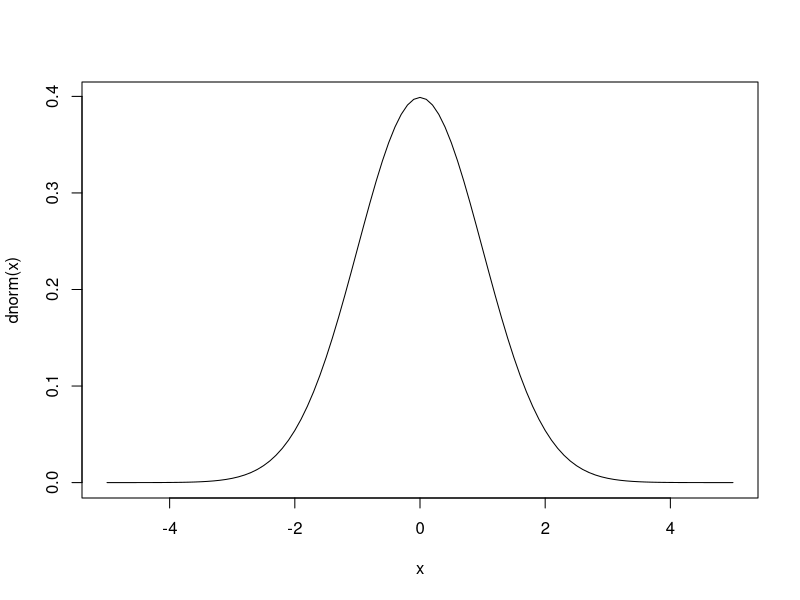
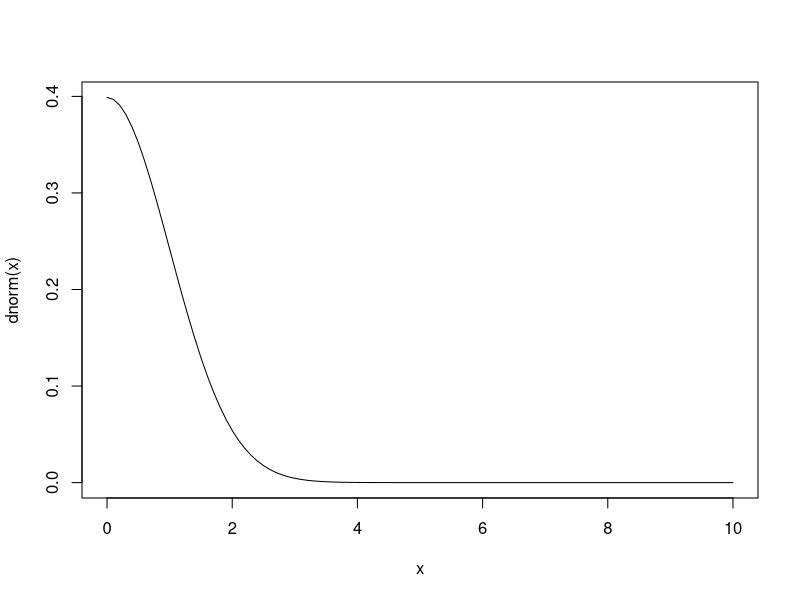
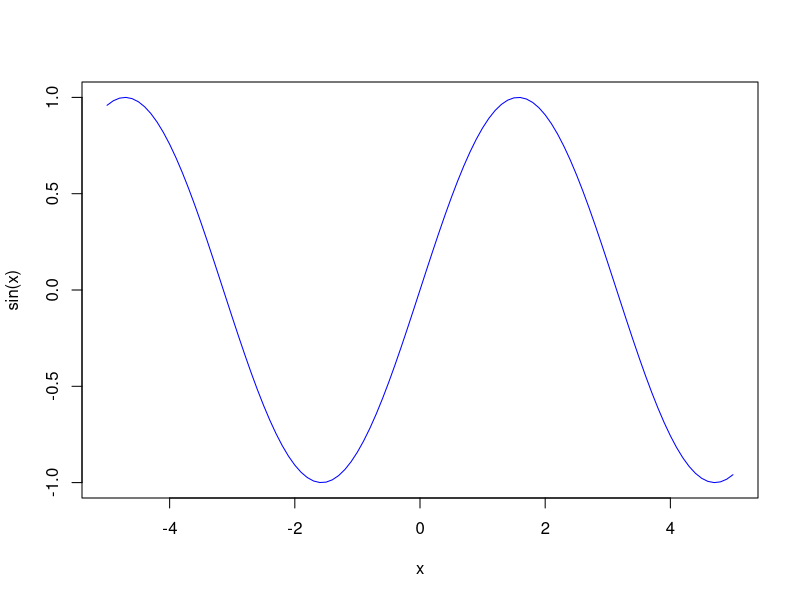
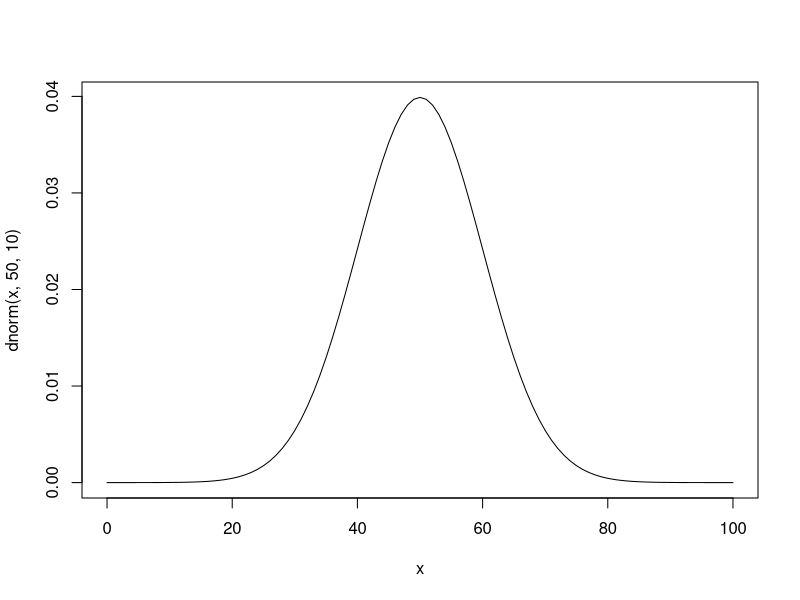
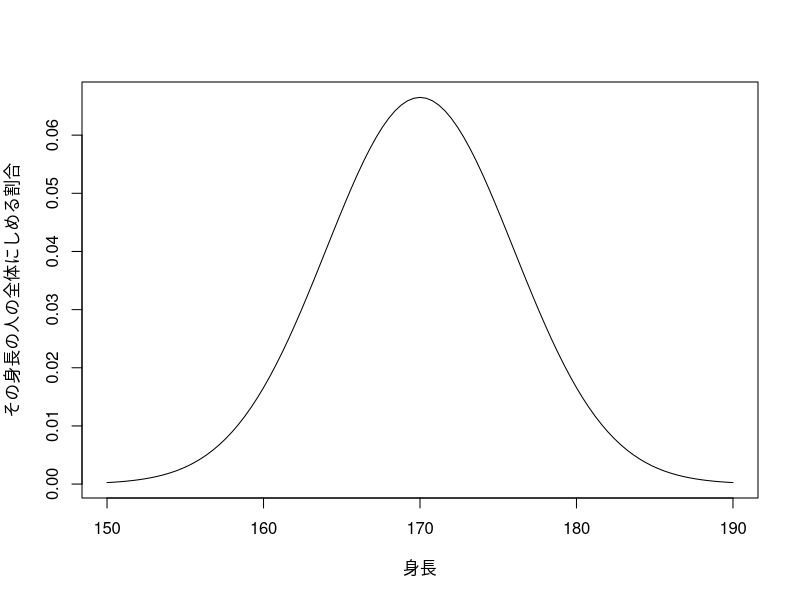
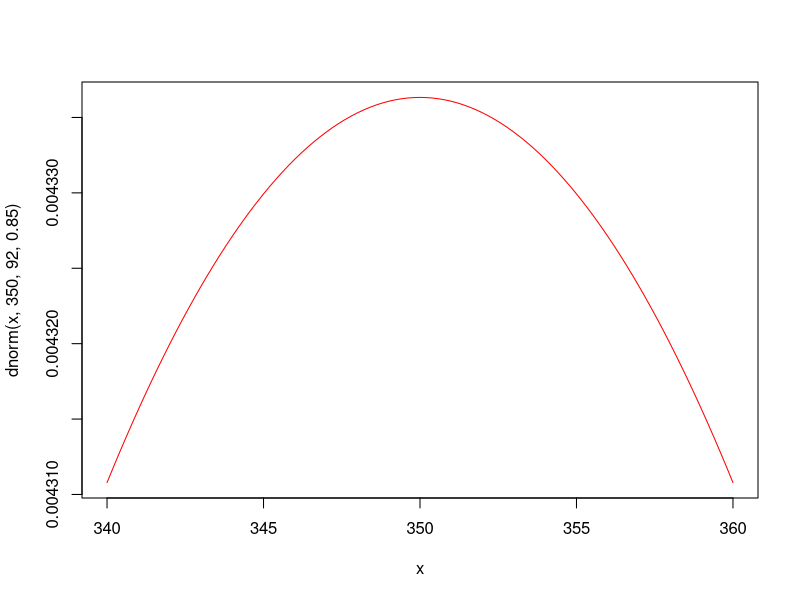
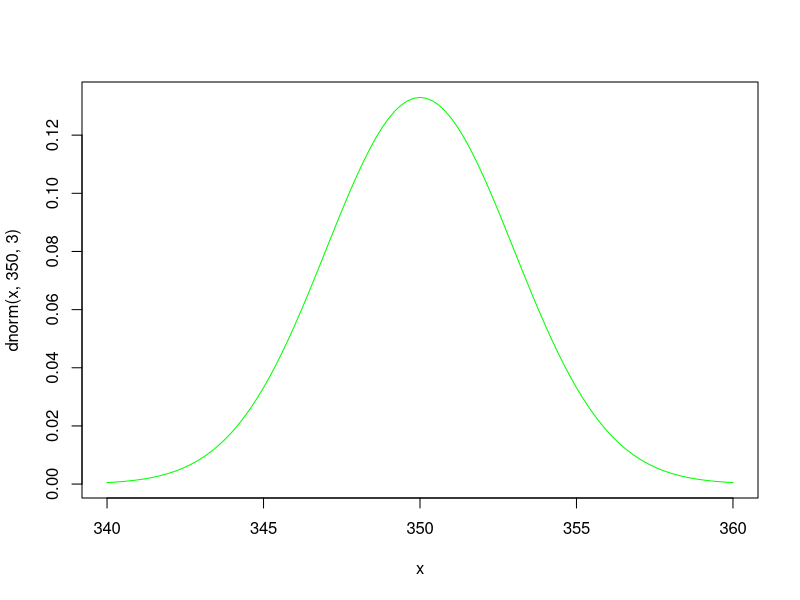

The R script that drew these images, in order:
## ---- chunk 1
curve(dnorm, -5, 5)
## ---- chunk 2
curve(dnorm, 0, 10)
## ---- chunk 3
curve(sin(x), -5, 5, col = "blue")
## ---- chunk 4
dnorm(7, 10, 15)
## ---- chunk 5
curve(dnorm(x, 50, 10), 0, 100)
## ---- chunk 6
curve(dnorm(x, 170, 6), 150, 190, xlab = "身長", ylab = "その身長の人の全体にしめる割合")
## ---- chunk 7
curve(dnorm(x, 350, 92, 0.85), 340, 360, col = "red")
## ---- chunk 8
curve(dnorm(x, 350, 3), 340, 360, col = "green")
